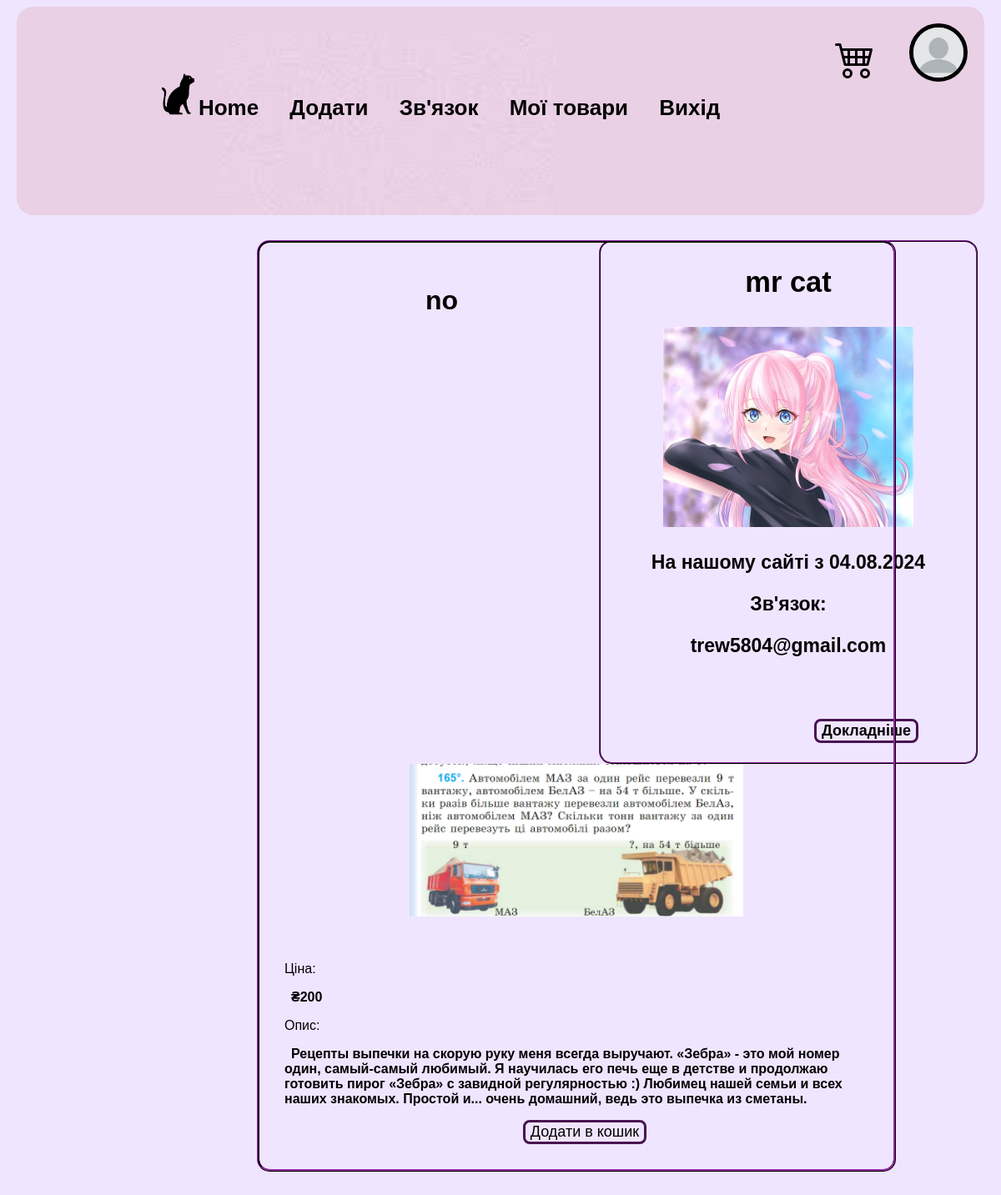
Screenshot of /products/pirog-zebra/ (signed in) with the database file from the repository.
### shop/models.py (models this page shows, shortened)
class Product(models.Model):
	name =models.CharField(max_length = 255, verbose_name ='Назва товару:')
	slug= models.SlugField(max_length = 255, unique=True, db_index = True, verbose_name = "URL", blank = True)
	content = models.TextField(verbose_name="Опис товару: ")
	price = models.IntegerField(verbose_name = 'price')
	category = models.ForeignKey(Category,on_delete = models.PROTECT, verbose_name = "Категорія")
	seller = models.ForeignKey(Profile, on_delete = models.PROTECT, blank = True, null = True)
	is_banned = models.BooleanField(blank = True, null = True, default =False)
	is_published = models.BooleanField(blank = True, null = True,default=False)
	likes = models.ManyToManyField(User, blank=True, related_name='likes')
	dislikes = models.ManyToManyField(User, blank=True,related_name='dislikes')
	photo = models.ImageField(upload_to='products/%Y/%m/%d', blank=False, null=True, verbose_name="Фото товара")
	photoCode = models.TextField(null = True, blank = False)

class ProductImages(models.Model):
	product = models.ForeignKey(Product, on_delete=models.CASCADE,related_name='images')
	photo = models.ImageField(upload_to = 'products/%Y/%m/%d', blank=False, null=False, verbose_name="")

### users/models.py (models this page shows, shortened)
class Profile(models.Model):
	slug = models.SlugField(max_length=100, blank = True, null=True)
	user = models.OneToOneField(User, on_delete = models.CASCADE, blank=True, null=True)
	description = models.CharField(max_length = 100, blank =True, null=True)
	photo = models.ImageField(upload_to='user/%Y/%m/%d/', blank=True, null=True)

### shop/views.py (the view)
# urls.py: path('products/<slug:product_slug>/', views.ShowProduct.as_view(), name = "ShowProduct"),
class ShowProduct(LoginRequiredMixin,DetailView):
    model = Product
    slug_url_kwarg = 'product_slug'
    template_name = "shop/show_product.html"
    context_object_name='product'
    def get_context_data(self, object_list =None, *args, **kwargs):
        context = super().get_context_data(**kwargs)
        if self.request.user:
            profile = get_profile(self.request.user)
            context['profile'] =profile
        return context

### shop/views.py (called while the page is built)
def get_profile(user):
    return get_object_or_404(Profile, user=user)

### shop/templates/shop/show_product.html (shortened to what this page needs)
{% extends 'shop/base.html'%}
{%block content%}
<div class = 'container'>
<div class="user_info"><p>
    <h2>
    <b>
    {{product.seller.user.last_name}}
    {{product.seller.user.first_name}}<p></h2>
    <img src='{{product.seller.photo.url}}' width="300px"></p>
    <p>На нашому сайті з {{product.seller.user.date_joined|date:"d.m.Y"}}</p>
    <p>Зв'язок:</p>
    <p>{{product.seller.user.email}}</p>
<br>
<p align="right"><a href="{%url 'users:ShowProfile' product.seller.slug%}"><button id="search"><b>Докладніше</b></button></a>&emsp;&emsp;&emsp;</p>
</div>
<div class="add_product">
    <p>
<h1>
{{product.name}}</h1></p>
{%for image in product.images.all%}
                        <p><img src="{{ image.photo.url }}" alt="{{ image.caption }}" width="400px"></p><br>
                    {%endfor%}
<p align="left">Ціна: <p align="left"><b>&ensp;₴{{product.price}}</b></p></p>
<p align="left">Опис: <p align="left"><b>&ensp;{{product.content}}</b></p></p>
{%if profile.user != product.seller.user%}
<a href="{%url 'add_to_cart' product.id%}"><button id = 'search'>Додати в кошик</button></a>
{%else%}<a href="{%url 'product_edit' product.id%}"><button id="search">Змінити</button></a>&emsp;&emsp;&emsp;
<a href="{%url 'product_delete' product.id%}"><button id="search">Видалити</button></a>
{%endif%}
</div>
</div>
{%endblock%}

### static/shop/CSS/main.css (style rules this page uses)
html { height: 100%; color:black; background-color: #F0E5FF; font-family: 'Comic Neue', sans-serif; background-size: cover; background-position: center; }
b { padding-bottom: 4px; padding-top: 2px; }
a { text-decoration: none; color: black; }
#search { transition-duration: 0.4s; background-color: transparent; color: black; border: 3px #481352 solid; border-radius: 8px; font-size: 18px; }
.add_product { width: 55%; margin: auto; margin-top: 30px; position: relative; border: ridge #481352 2px; border-radius: 15px; padding: 30px; }
#search { margin-left: 20px; }
.user_info { width: 450px; float: right; font-size: 23px; text-align: center; height: 100%; border: ridge #481352 2px; border-radius: 15px; margin-right: 20px; }
.container .add_product { margin-left: 300px; width: 700px; text-align: center; border: ridge #481352 3px; }

### rows the page displays
Product: seller.user.last_name "mr", seller.user.first_name "cat", seller.photo (picture), seller.user.date_joined "04.08.2024", seller.user.email "trew5804@gmail.com", name "no", price "200", content "Рецепты выпечки на скорую руку меня всегда выручают. «Зебра» - это мой номер один, самый-самый любимый. Я научилась его печь еще в детстве и продолжаю готовить пирог «Зебра» с завидной регулярностью :) Любимец нашей семьи и всех наших знакомых. Простой и... очень домашний, ведь это выпечка из сметаны."
ProductImages: photo (picture)
